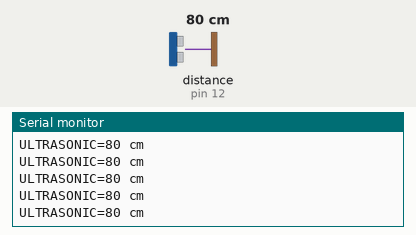
The sketch below on a simulated Arduino Uno, built with avr-gcc and run on an emulated ATmega328P. On the bench: the last lines printed to the serial monitor. Wiring (inferred from the names in the program): ultrasonic range finder: trigger pin 13; echo pin 12. The test bench sets the inputs (shaded band); at power-on: distance to the obstacle (sensor on pin 12) 80 cm. The echo pulse lasts 58.3 µs per cm.

Above: at 1.2 s.
1.3 s: distance to the obstacle (sensor on pin 12) set to 2 cm
At 1.31 s:
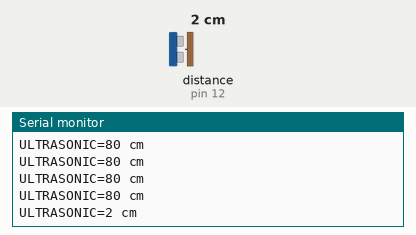
4.3 s: distance to the obstacle (sensor on pin 12) set to 4 cm
At 4.35 s:
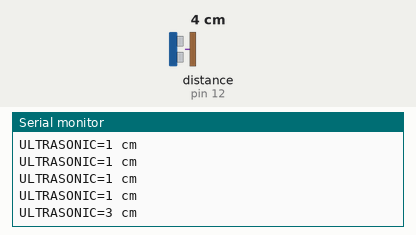
5.8 s: distance to the obstacle (sensor on pin 12) set to 2 cm
At 5.82 s:
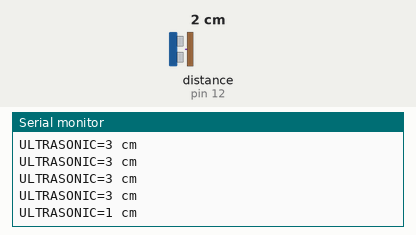
Timing chart, 0 to 8.8 s (numbered marks = the images above; inputs shaded):
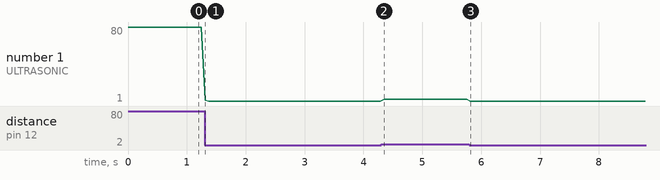

Measured:
- after the input at 1.3 s, the serial monitor: prints a new line at once (image 1)
- after the input at 4.3 s, the serial monitor: prints a new line after 0.05 s (image 2)
- plotted number 1: 80 → 1 after the input at 1.3 s, 1 → 3 after the input at 4.3 s

The sketch:

Ultrasonic_Distance_Measure.ino
```cpp
#include "ultrasonic_driver.h"

UltrasonicDriver ultrasonic;

void setup() {
  Serial.begin(9600);
  ultrasonic.Init();

}

void loop() {
  // put your main code here, to run repeatedly:
  ultrasonic.Test();
}
```

ultrasonicDriver.cpp
```cpp
#include "ultrasonic_driver.h"

void UltrasonicDriver::Init() {
  pinMode(ECHO_PIN, INPUT);
  pinMode(TRIG_PIN, OUTPUT);
}
void UltrasonicDriver::GetDistance(uint16_t &distance) {
  unsigned int pulseWidth = 0;
  digitalWrite(TRIG_PIN, LOW);
  delayMicroseconds(2);
  digitalWrite(TRIG_PIN, HIGH);
  delayMicroseconds(10);
  digitalWrite(TRIG_PIN, LOW);
  pulseWidth = ((unsigned int)pulseIn(ECHO_PIN, HIGH) / 58);
  distance = pulseWidth;

}
void UltrasonicDriver::Test() {
  unsigned int pulseWidth;
  digitalWrite(TRIG_PIN, LOW);
  delayMicroseconds(2);
  digitalWrite(TRIG_PIN, HIGH);
  delayMicroseconds(10);
  digitalWrite(TRIG_PIN, LOW);
  pulseWidth = ((unsigned int)pulseIn(ECHO_PIN, HIGH) / 58);
  Serial.print("ULTRASONIC=");
  Serial.print(pulseWidth);
  Serial.println(" cm");
  delay(60);
}
```

ultrasonic_driver.h
```cpp
#ifndef ULTRASONIC_DRIVER_H
#define ULTRASONIC_DRIVER_H

#include <Arduino.h>

class UltrasonicDriver {

  public:
    void Init();
    void Test();
    void GetDistance(uint16_t &distance);

  private:
    static constexpr uint8_t TRIG_PIN = 13;
    static constexpr uint8_t ECHO_PIN = 12;
};

#endif
```
